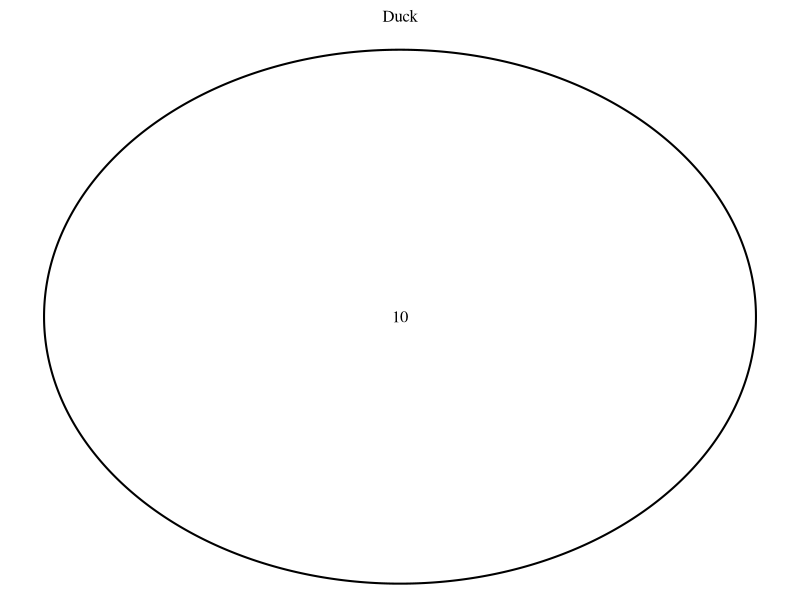
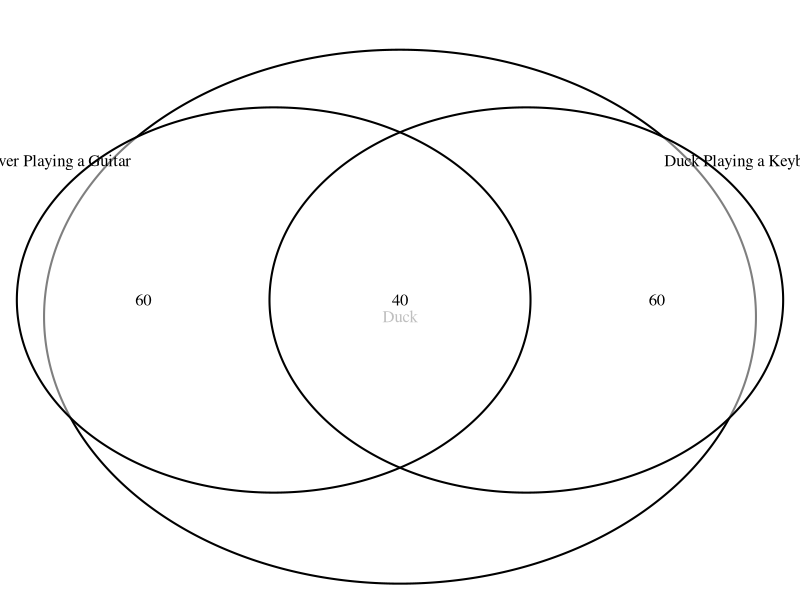
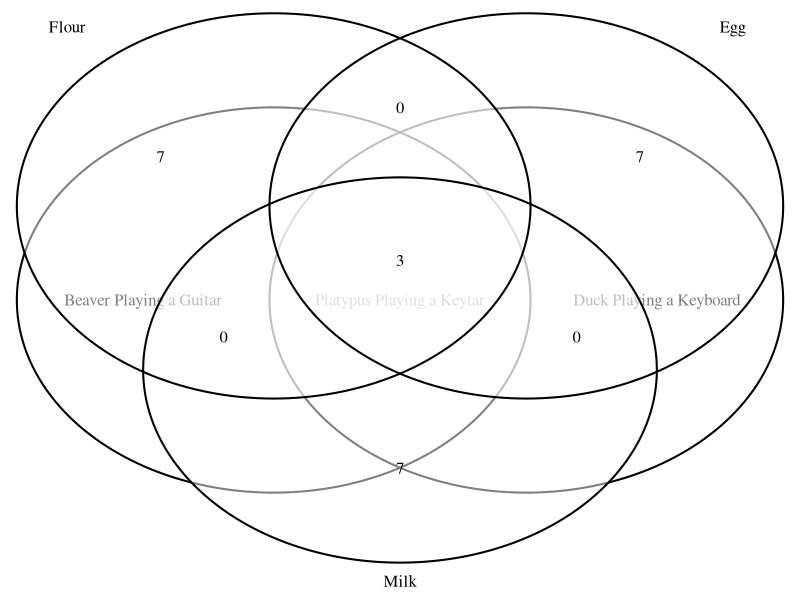
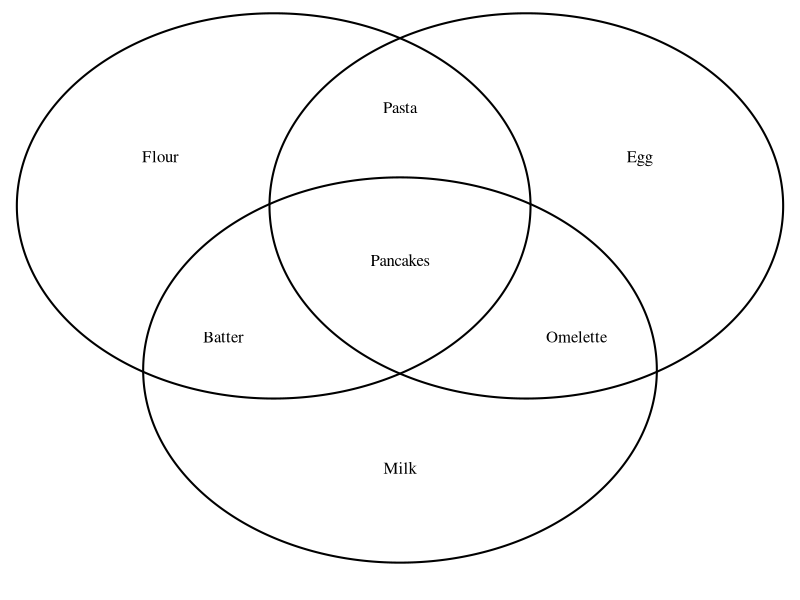
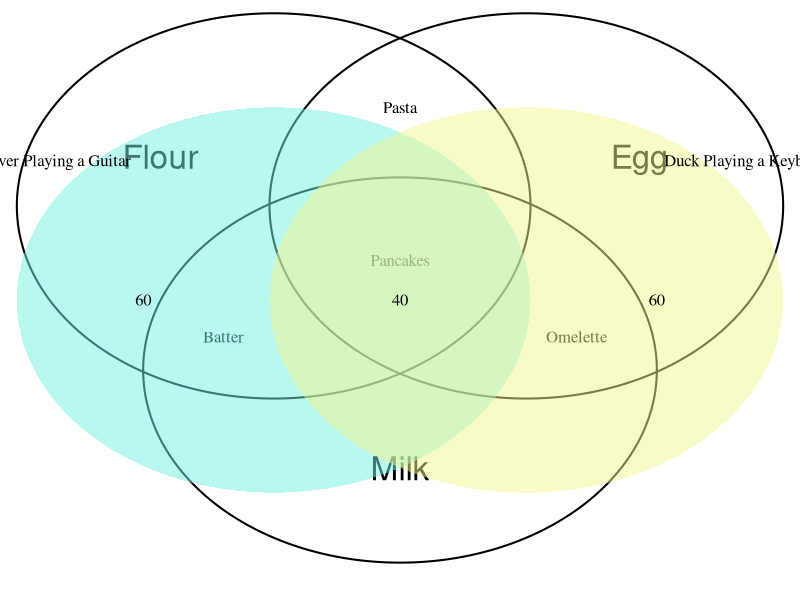
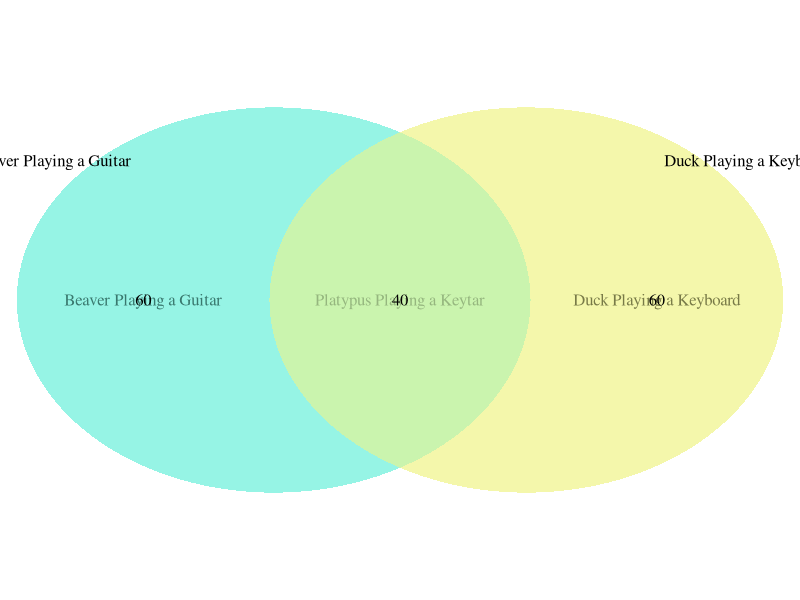
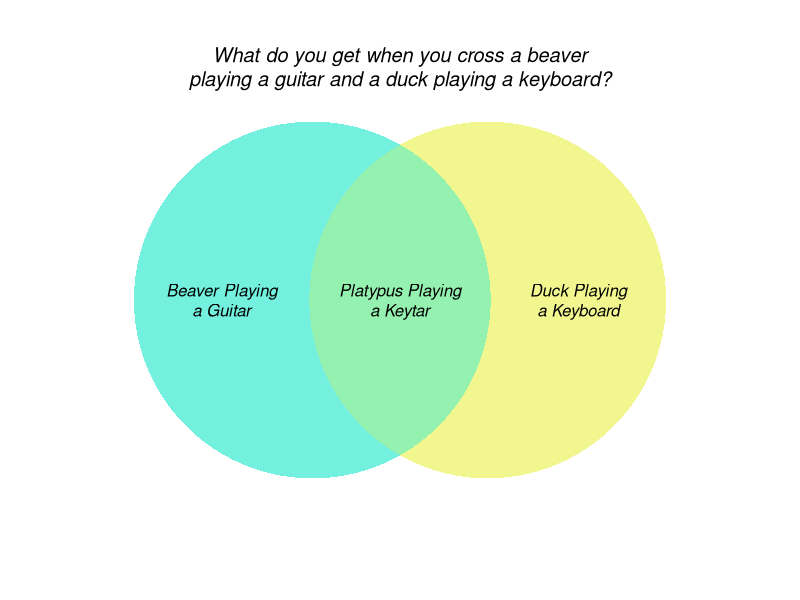

R code for these plots, in order:
# install.packages("VennDiagram")
library(VennDiagram)

# Construct diagram.
venn1 <- draw.single.venn(10, "Duck")

# Look at structure.
grid.ls(venn1)
str(venn1)

# Change labels.
venn1[[3]]$label <- "Duck"
venn1[[4]]$label <- ""

# Redraw.
grid.newpage()
grid.draw(venn1)


#
# Two categories
#

venn2 <- draw.pairwise.venn(100, 100, 40, c("Beaver Playing a Guitar", "Duck Playing a Keyboard"))
grid.ls(venn2)
venn2[[5]]$label <- "Beaver Playing a Guitar"
venn2[[6]]$label <- "Duck Playing a Keyboard"
venn2[[7]]$label <- "Platypus Playing a Keytar"
venn2[[8]]$label <- ""
venn2[[9]]$label <- ""
grid.newpage()
grid.draw(venn2)


#
# Three categories
#

categories <- c("Flour", "Egg", "Milk")
venn3 <- draw.triple.venn(10, 10, 10, 3, 3, 3, 3, category=categories)
venn3[[7]]$label <- "Flour"
venn3[[8]]$label <- "Pasta"
venn3[[9]]$label <- "Egg"
venn3[[10]]$label <- "Batter"
venn3[[11]]$label <- "Pancakes"
venn3[[12]]$label <- "Omelette"
venn3[[13]]$label <- "Milk"
venn3[[14]]$label <- ""
venn3[[15]]$label <- ""
venn3[[16]]$label <- ""

# Draw it.
grid.newpage()
grid.draw(venn3)

# Different font sizes
venn3[[7]]$label <- ""
venn3[[9]]$label <- ""
venn3[[13]]$label <- ""
grid.newpage()
grid.draw(venn3)
grid.text("Flour", unit(venn3[[7]]$x, "npc"), unit(venn3[[7]]$y, "npc"), gp=gpar(cex=2))
grid.text("Egg", unit(venn3[[9]]$x, "npc"), unit(venn3[[9]]$y, "npc"), gp=gpar(cex=2))
grid.text("Milk", unit(venn3[[13]]$x, "npc"), unit(venn3[[13]]$y, "npc"), gp=gpar(cex=2))



#
# Colors.
#


venn2 <- draw.pairwise.venn(100, 100, 40, c("Beaver Playing a Guitar", "Duck Playing a Keyboard"), fill = c("#73F1DE", "#F2F68F"), col = NA)
grid.ls(venn2)
venn2[[5]]$label <- "Beaver Playing a Guitar"
venn2[[6]]$label <- "Duck Playing a Keyboard"
venn2[[7]]$label <- "Platypus Playing a Keytar"
venn2[[8]]$label <- ""
venn2[[9]]$label <- ""
grid.newpage()
grid.draw(venn2)


#
# Custom intersection color. 
#

# install.packages("polyclip")
library(polyclip)
venn2 <- draw.pairwise.venn(100, 100, 40, c("Beaver Playing a Guitar", "Duck Playing a Keyboard"), fill = c("#73F1DE", "#F2F68F"), col = NA)

# Deal with intersection. Source: http://datafl.ws/65i
A <- list(list(x = as.vector(venn2[[3]][[1]]), y = as.vector(venn2[[3]][[2]])))
B <- list(list(x = as.vector(venn2[[4]][[1]]), y = as.vector(venn2[[4]][[2]])))
AintB <- polyclip(A, B)
par(mar=c(0,0,0,0))
plot(c(0, 1), c(0, 1), type = "n", axes = FALSE, xlab = "", ylab = "", asp=1)
polygon(A[[1]], border = NA, col="#73F1DE")
polygon(B[[1]], border = NA, col="#F2F68F")
polygon(AintB[[1]], border=NA, col = "#95F1B0")

# Labels
text(venn2[[5]]$x, venn2[[5]]$y, "Beaver Playing\na Guitar", font = 3)
text(venn2[[6]]$x, venn2[[6]]$y, "Duck Playing\na Keyboard", font = 3)
text(venn2[[7]]$x, venn2[[7]]$y, "Platypus Playing\na Keytar", font = 3)

# Title? Sure.
par("usr")  # For if you want to see the dimensions of the current plot.
text(.5, .92, "What do you get when you cross a beaver\nplaying a guitar and a duck playing a keyboard?", cex=1.2, font=3)
